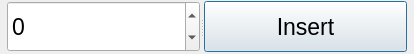
<?xml version="1.0" encoding="UTF-8"?>
<ui version="4.0">
 <class>InsertDialog</class>
 <widget class="QDialog" name="InsertDialog">
  <property name="geometry">
   <rect>
    <x>0</x>
    <y>0</y>
    <width>414</width>
    <height>54</height>
   </rect>
  </property>
  <property name="windowTitle">
   <string>Dialog</string>
  </property>
  <widget class="QSplitter" name="splitter">
   <property name="geometry">
    <rect>
     <x>7</x>
     <y>1</y>
     <width>400</width>
     <height>51</height>
    </rect>
   </property>
   <property name="orientation">
    <enum>Qt::Horizontal</enum>
   </property>
   <widget class="QSpinBox" name="spinBox">
    <property name="font">
     <font>
      <pointsize>17</pointsize>
     </font>
    </property>
    <property name="minimum">
     <number>-999</number>
    </property>
    <property name="maximum">
     <number>999</number>
    </property>
   </widget>
   <widget class="QPushButton" name="insertButton">
    <property name="font">
     <font>
      <pointsize>17</pointsize>
     </font>
    </property>
    <property name="text">
     <string>Insert</string>
    </property>
   </widget>
  </widget>
 </widget>
 <resources/>
 <connections/>
</ui>
